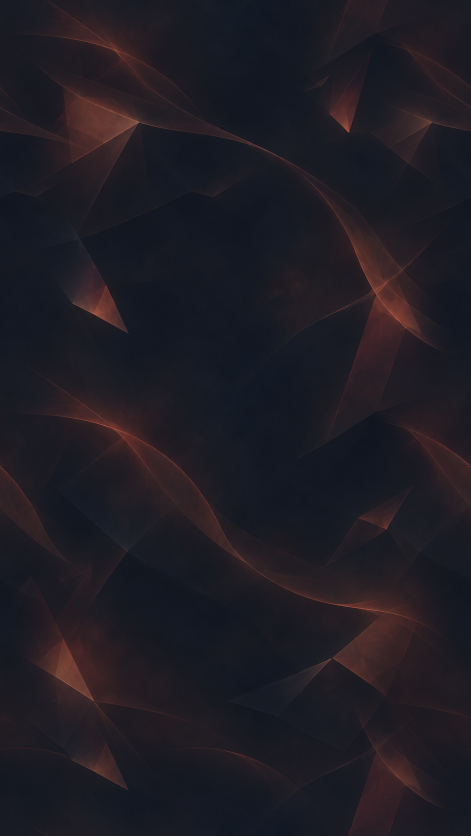
#> input picture Tools/ArtSources/MenuBackgrounds/Legacy-5e4ff2/runtime/haku1034_neon8bits2dpixelatedsimpleblackdark_redwarmgamecartoon_b2820319-6293-4895-98f5-ccb12908afc7.png, 941 x 1672 px, given in place of red.png, which was not available (shown at 1/2 size)
$ python build_menu_backgrounds.py
#> lines starting #> are read from the running program, lines starting #| are printed output that depends on the picture; pictures that were not available may be replaced by others from this repository, and a replacement may not be noted
"""Build seamless, looping menu backgrounds from the generated artwork.

Run with the bundled Python runtime documented by Codex workspace dependencies.
The six source PNGs live outside Unity's Assets directory so only the finished
textures are imported into the game.
"""

from pathlib import Path

import numpy as np
from PIL import Image


ROOT = Path(__file__).resolve().parents[2]
SOURCE = ROOT / "Tools/ArtSources/MenuBackgrounds"
DESTINATION = ROOT / "Assets/OrganizedResources/InUse/ExternalAssets/bg/bg_main"

BACKGROUNDS = {
    "red": "haku1034_neon8bits2dpixelatedsimpleblackdark_redwarmgamecartoon_b2820319-6293-4895-98f5-ccb12908afc7.png",
    "green": "haku1034_ancient_leaf8bits2dpixelatedsimpleblackdark_greencolda_55806a54-6561-4472-96b9-bce79487ea03.png",
    "blue": "haku1034_ancient_pattern8bits2dpixelatedsimpleblackcoldabstract_62782879-5a4b-4676-bdcd-4b40d2ff98b9.png",
    "light": "haku1034_ancient_pattern8bits2dpixelatedsimpleblackabstractflat_0378dac9-3b6d-4058-b449-3866dcab9c0e.png",
    "dark": "haku1034_neon8bits2dpixelatedsimpleblack_and_whiteabstractflat_374dc487-6147-4697-bff4-9c1b3e821f70.png",
    "neutral": "haku1034_lighting_skyin_the_style_of_2d_game_art2dsimplecartoon_04dc2ebb-8c63-4475-a089-21d04afd9ae3 (1).png",
}


def smoothstep(value: np.ndarray) -> np.ndarray:
    value = np.clip(value, 0.0, 1.0)
    return value * value * (3.0 - 2.0 * value)


def crossfade_edges(image: np.ndarray, axis: int, fraction: float) -> np.ndarray:
    """Borrow image content from its middle to wrap each edge continuously."""
    extent = image.shape[axis]
    band = max(2, int(round(extent * fraction)))
    gradient = np.abs(
        np.roll(image, -1, axis=axis) - np.roll(image, 1, axis=axis)
    )
    averaged_axes = (0, 2) if axis == 1 else (1, 2)
    # Penalize both general busyness and isolated bright lines at the seam.
    column_or_row_detail = gradient.mean(axis=averaged_axes)
    column_or_row_detail += 0.2 * np.quantile(
        gradient, 0.99, axis=averaged_axes
    )
    smoothed_detail = np.convolve(
        column_or_row_detail, np.ones(21) / 21, mode="same"
    )
    low, high = int(extent * 0.2), int(extent * 0.8)
    calm_coordinate = low + int(np.argmin(smoothed_detail[low:high]))
    coordinate = np.arange(extent)
    interior_weight = smoothstep(np.minimum(coordinate, extent - 1 - coordinate) / band)
    shape = (1, extent, 1) if axis == 1 else (extent, 1, 1)
    interior_weight = interior_weight.reshape(shape)
    shifted = np.roll(image, extent - calm_coordinate, axis=axis)
    return image * interior_weight + shifted * (1.0 - interior_weight)


def equalize_edge_pixels(image: np.ndarray, axis: int, band: int) -> None:
    """Make opposite edge pixels identical with a small, smooth local correction."""
    extent = image.shape[axis]
    band = min(band, extent // 2)
    difference = (
        image[:, -1, :] - image[:, 0, :]
        if axis == 1
        else image[-1, :, :] - image[0, :, :]
    )
    strength = (1.0 - smoothstep(np.arange(band) / (band - 1))) * 0.5
    for inset, weight in enumerate(strength):
        if axis == 1:
            image[:, inset, :] += difference * weight
            image[:, extent - 1 - inset, :] -= difference * weight
        else:
            image[inset, :, :] += difference * weight
            image[extent - 1 - inset, :, :] -= difference * weight


def build(source: Path, destination: Path) -> None:
    with Image.open(source) as original:
        image = np.asarray(original.convert("RGB"), dtype=np.float32)

    image = crossfade_edges(image, axis=1, fraction=0.22)
    image = crossfade_edges(image, axis=0, fraction=0.18)
    equalize_edge_pixels(image, axis=1, band=24)
    equalize_edge_pixels(image, axis=0, band=32)
    pixels = np.rint(np.clip(image, 0, 255)).astype(np.uint8)

    # Unity's RawImage repeats in both directions; verify the actual byte values.
    assert np.array_equal(pixels[:, 0, :], pixels[:, -1, :]), destination
    assert np.array_equal(pixels[0, :, :], pixels[-1, :, :]), destination
    Image.fromarray(pixels, mode="RGB").save(destination, optimize=True)
    print(f"{destination.name}: {pixels.shape[1]}x{pixels.shape[0]}, both seams exact")


if __name__ == "__main__":
    for name, filename in BACKGROUNDS.items():
        build(SOURCE / f"{name}.png", DESTINATION / filename)
#> in build, original is the input picture: PIL image 941x1672 RGB; mean R, G, B 31, 28.1, 35.6
#> in crossfade_edges, `gradient = np.abs( np.roll(image, -1, axis=axis) - np.roll(image, 1, a..`:
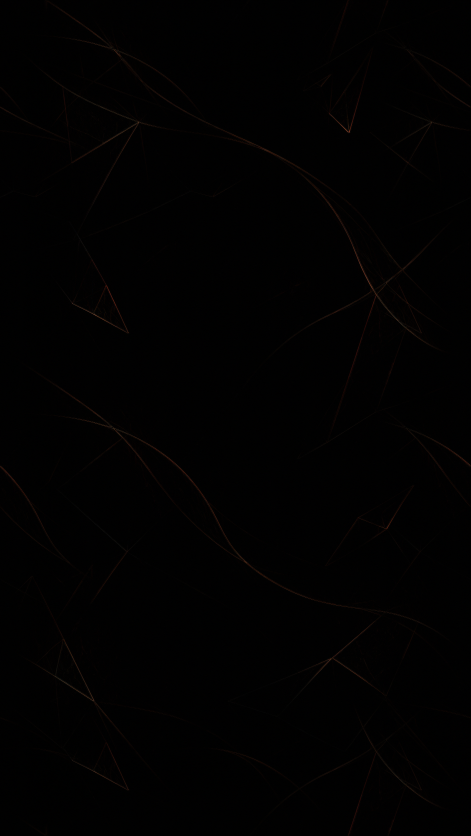
#> gradient: shape (1672, 941, 3) float32 (shown at 1/2 size); mean R, G, B 1.4, 0.9, 0.8
#> in crossfade_edges, `column_or_row_detail = gradient.mean(axis=averaged_axes)`: column_or_row_detail = 941 values, max 1.7 at index 209, min 0.687 at index 0, mean 1.03
#> in crossfade_edges, `column_or_row_detail += 0.2 * np.quantile( gradient, 0.99, axis=averag..`: column_or_row_detail = 941 values, max 6.35 at index 235, min 1.28 at index 940, mean 2.91
#> in crossfade_edges, `smoothed_detail = np.convolve( column_or_row_detail, np.ones(21) / 21,..`: smoothed_detail = 941 values, max 5.77 at index 230, min 0.879 at index 0, mean 2.9
#> in crossfade_edges, `calm_coordinate = low + int(np.argmin(smoothed_detail[low:high]))`: calm_coordinate = 518
#> in crossfade_edges, `shifted = np.roll(image, extent - calm_coordinate, axis=axis)`:
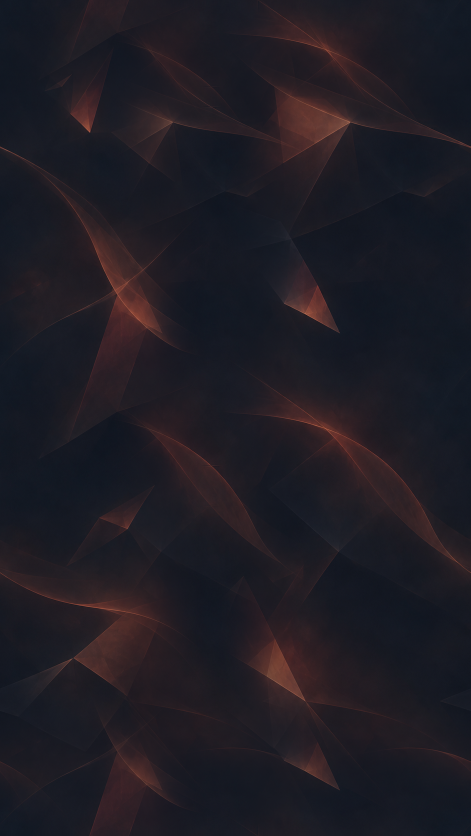
#> shifted: shape (1672, 941, 3) float32 (shown at 1/2 size); mean R, G, B 31, 28, 35.6
#> call 2 of crossfade_edges, with axis = 0, fraction = 0.18
#> in crossfade_edges (call 2), `column_or_row_detail = gradient.mean(axis=averaged_axes)`: column_or_row_detail = 1672 values, max 2.5 at index 1207, min 0.585 at index 1671, mean 1.03
#> in crossfade_edges (call 2), `column_or_row_detail += 0.2 * np.quantile( gradient, 0.99, axis=averag..`: column_or_row_detail = 1672 values, max 12 at index 1208, min 0.985 at index 1671, mean 3.13
#> in crossfade_edges (call 2), `smoothed_detail = np.convolve( column_or_row_detail, np.ones(21) / 21,..`: smoothed_detail = 1672 values, max 9.18 at index 287, min 0.656 at index 1671, mean 3.12
#> in crossfade_edges (call 2), `calm_coordinate = low + int(np.argmin(smoothed_detail[low:high]))`: calm_coordinate = 760
#> in crossfade_edges (call 2), `shifted = np.roll(image, extent - calm_coordinate, axis=axis)`:
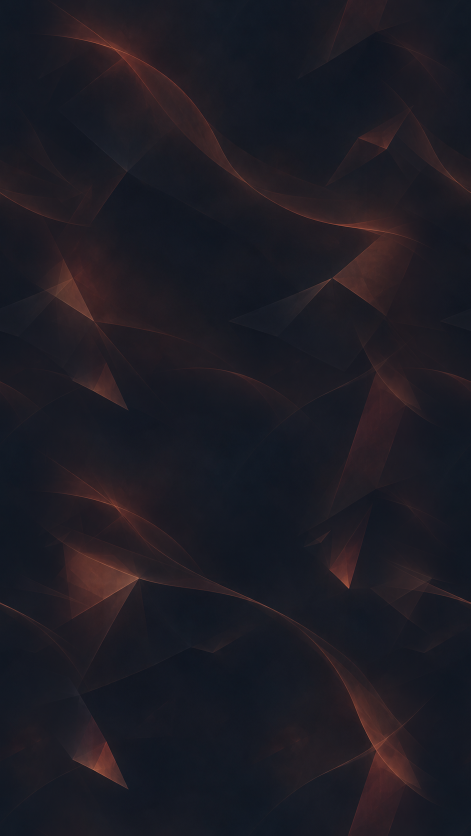
#> shifted: shape (1672, 941, 3) float64 (shown at 1/2 size); mean R, G, B 29.7, 27.8, 35.6
#> in equalize_edge_pixels, `difference = ( image[:, -1, :] - image[:, 0, :] if axis == 1 else imag..`: difference = 1672 rows, first 8: [1, 1, 1], [3.3e-05, 3.3e-05, 1], [0.000132, 2, 1], [1, 1, 2], [0, 0.00105, 1], [0.000819, 1, 1], [-0.999, 0, 0.00118], [0.998, 1, 0.0016]
#> in equalize_edge_pixels (call 2), `difference = ( image[:, -1, :] - image[:, 0, :] if axis == 1 else imag..`: difference = 941 rows, first 8: [-1, 0, 0], [-1, 0, -6.98e-05], [0.999, 0, 2], [0.999, 0.999, 0], [-0.999, -0.998, 0.00111], [-1, -1, -1], [1, 1, 0], [-0.997, -0.997, 0]
#| haku1034_neon8bits2dpixelatedsimpleblackdark_redwarmgamecartoon_b2820319-6293-4895-98f5-ccb12908afc7.png: 941x1672, both seams exact
#> pass 2 of the loop `for name, filename in BACKGROUNDS.items():`:
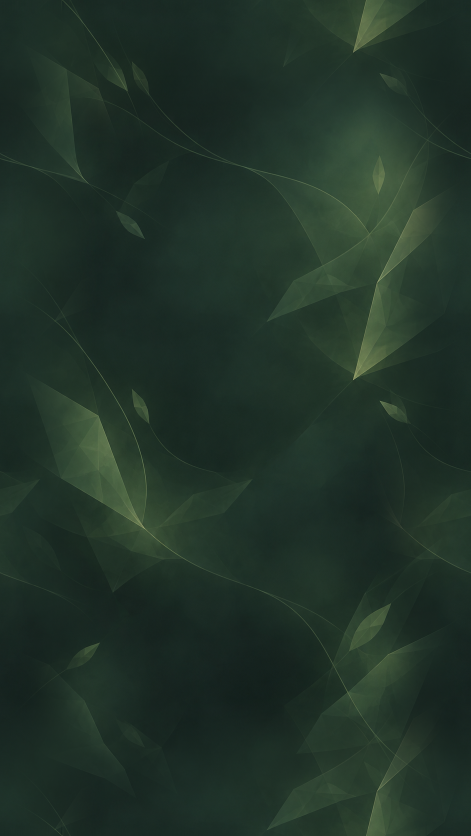
#> input picture Tools/ArtSources/MenuBackgrounds/Legacy-5e4ff2/runtime/haku1034_ancient_leaf8bits2dpixelatedsimpleblackdark_greencolda_55806a54-6561-4472-96b9-bce79487ea03.png, 941 x 1672 px, given in place of green.png, which was not available (shown at 1/2 size)
#> in build, original is the input picture: PIL image 941x1672 RGB; mean R, G, B 33, 50.9, 40.4
#> in crossfade_edges (call 3), `gradient = np.abs( np.roll(image, -1, axis=axis) - np.roll(image, 1, a..`:
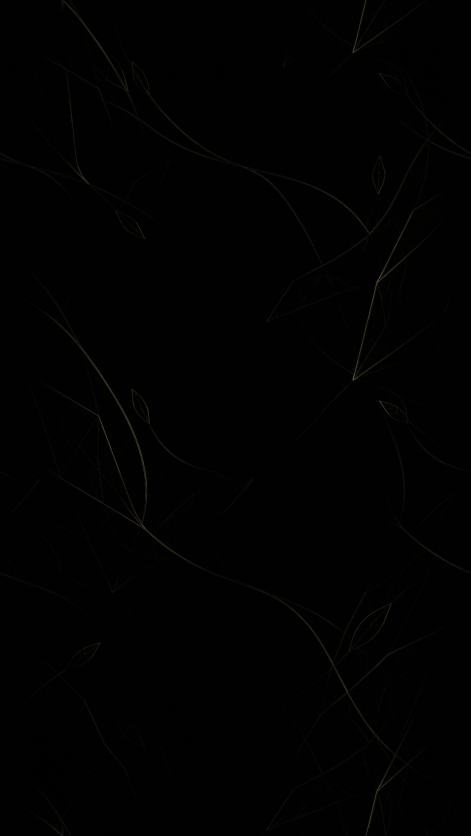
#> gradient: shape (1672, 941, 3) float32 (shown at 1/2 size); mean R, G, B 1.3, 1.2, 1.1
#> in crossfade_edges (call 3), `column_or_row_detail = gradient.mean(axis=averaged_axes)`: column_or_row_detail = 941 values, max 2.61 at index 761, min 0.66 at index 940, mean 1.17
#> in crossfade_edges (call 3), `column_or_row_detail += 0.2 * np.quantile( gradient, 0.99, axis=averag..`: column_or_row_detail = 941 values, max 13.25 at index 293, min 1.26 at index 940, mean 3.64
#> smoothed_detail = 941 values, max 9.08 at index 716, min 0.72 at index 0, mean 3.63
#> calm_coordinate = 425
#> in crossfade_edges (call 4), `column_or_row_detail = gradient.mean(axis=averaged_axes)`: column_or_row_detail = 1672 values, max 2.21 at index 346, min 0.704 at index 1509, mean 1.09
#> in crossfade_edges (call 4), `column_or_row_detail += 0.2 * np.quantile( gradient, 0.99, axis=averag..`: column_or_row_detail = 1672 values, max 9.76 at index 333, min 1.37 at index 1671, mean 3.56
#> smoothed_detail = 1672 values, max 8.64 at index 340, min 0.984 at index 1671, mean 3.55
#> calm_coordinate = 655
#> in crossfade_edges (call 4), `shifted = np.roll(image, extent - calm_coordinate, axis=axis)`:
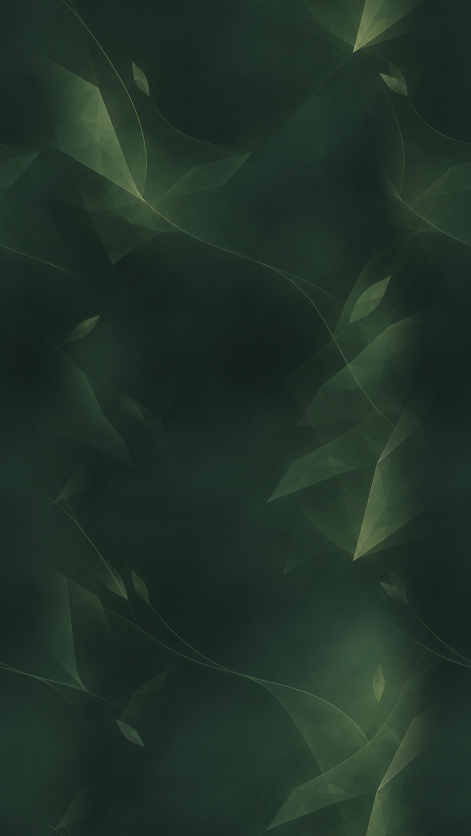
#> shifted: shape (1672, 941, 3) float64 (shown at 1/2 size); mean R, G, B 32.6, 50.5, 40.2
#> difference = 1672 rows, first 8: [0, 1, 1], [0, 1, 0], [-1, 0, 0], [2, 2, 2], [-1, -1, -1], [0, 1, 1], [-1, 0, 1], [-2, -1, -1]
#> difference = 941 rows, first 8: [0, -0.5, -0.5], [1.99, 1.5, 1.5], [0.979, -0.51, -0.51], [1.95, 1.48, 1.48], [0.921, -0.539, -1.54], [0.88, -0.559, -0.559], [0.834, 0.418, 0.418], [0.782, -1.61, 0.393]
#| haku1034_ancient_leaf8bits2dpixelatedsimpleblackdark_greencolda_55806a54-6561-4472-96b9-bce79487ea03.png: 941x1672, both seams exact
#> (the run stopped early here; a loop or call above may not have finished)
